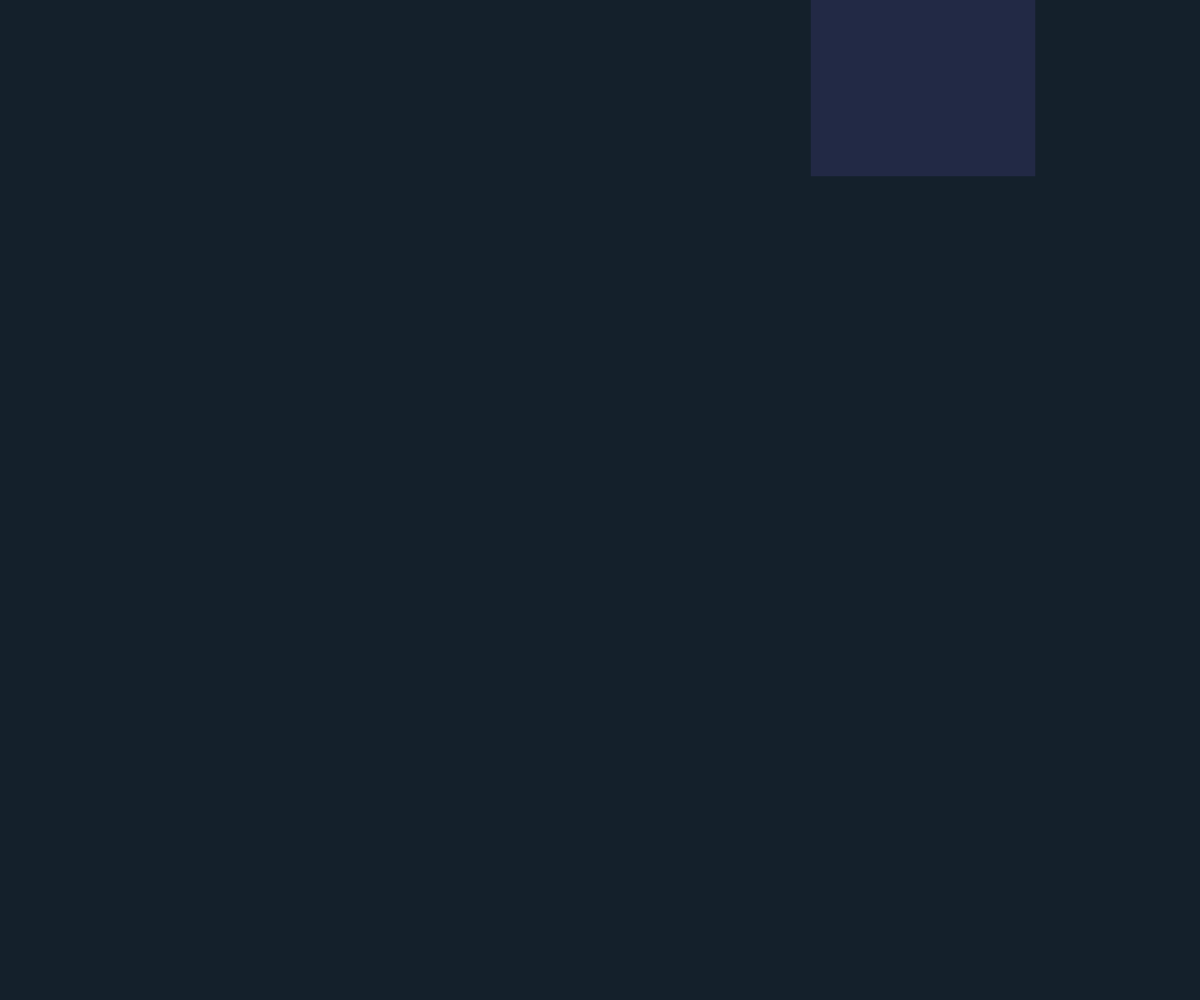
Frame 1 (no input)
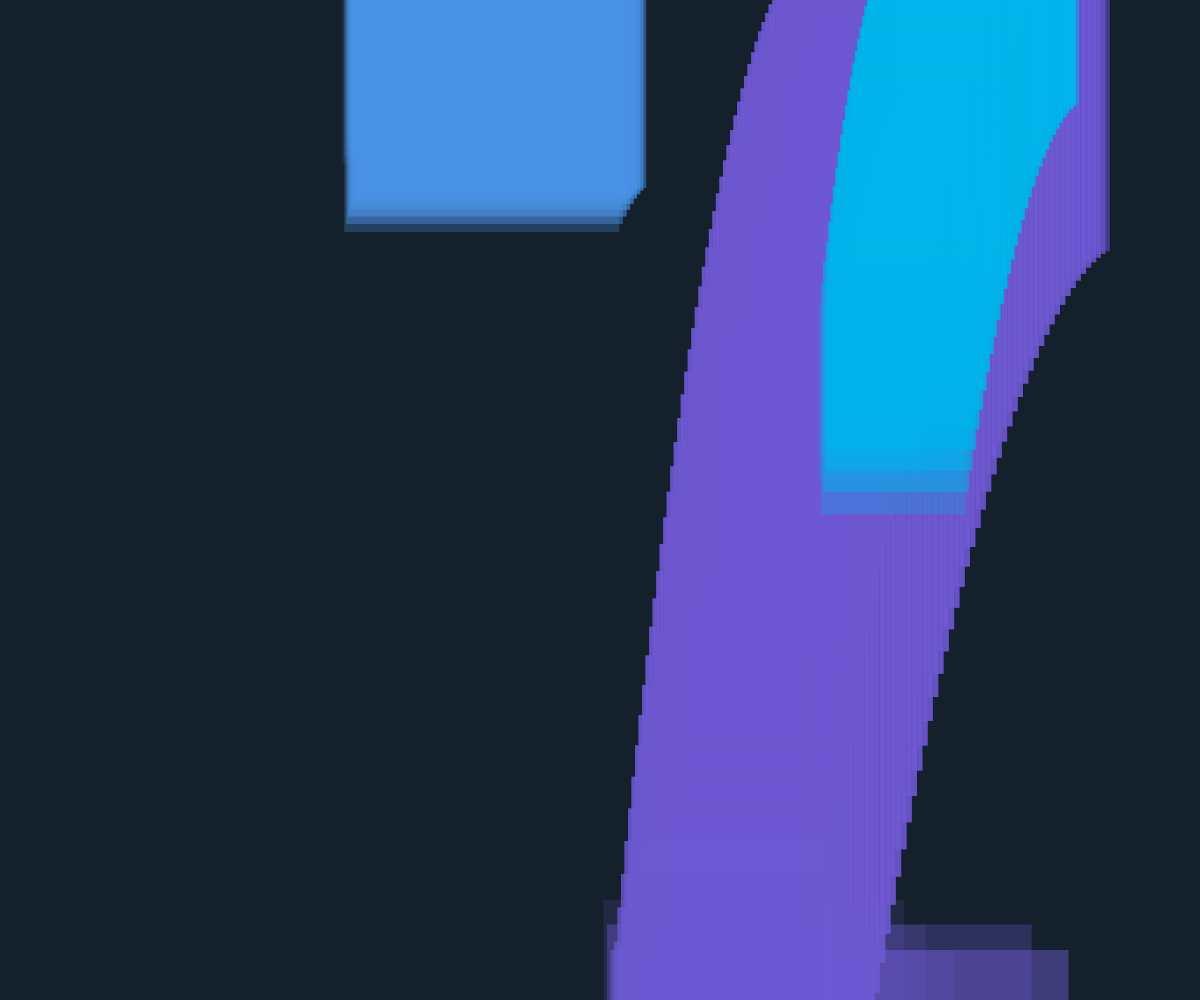
Frame 60 (no input)
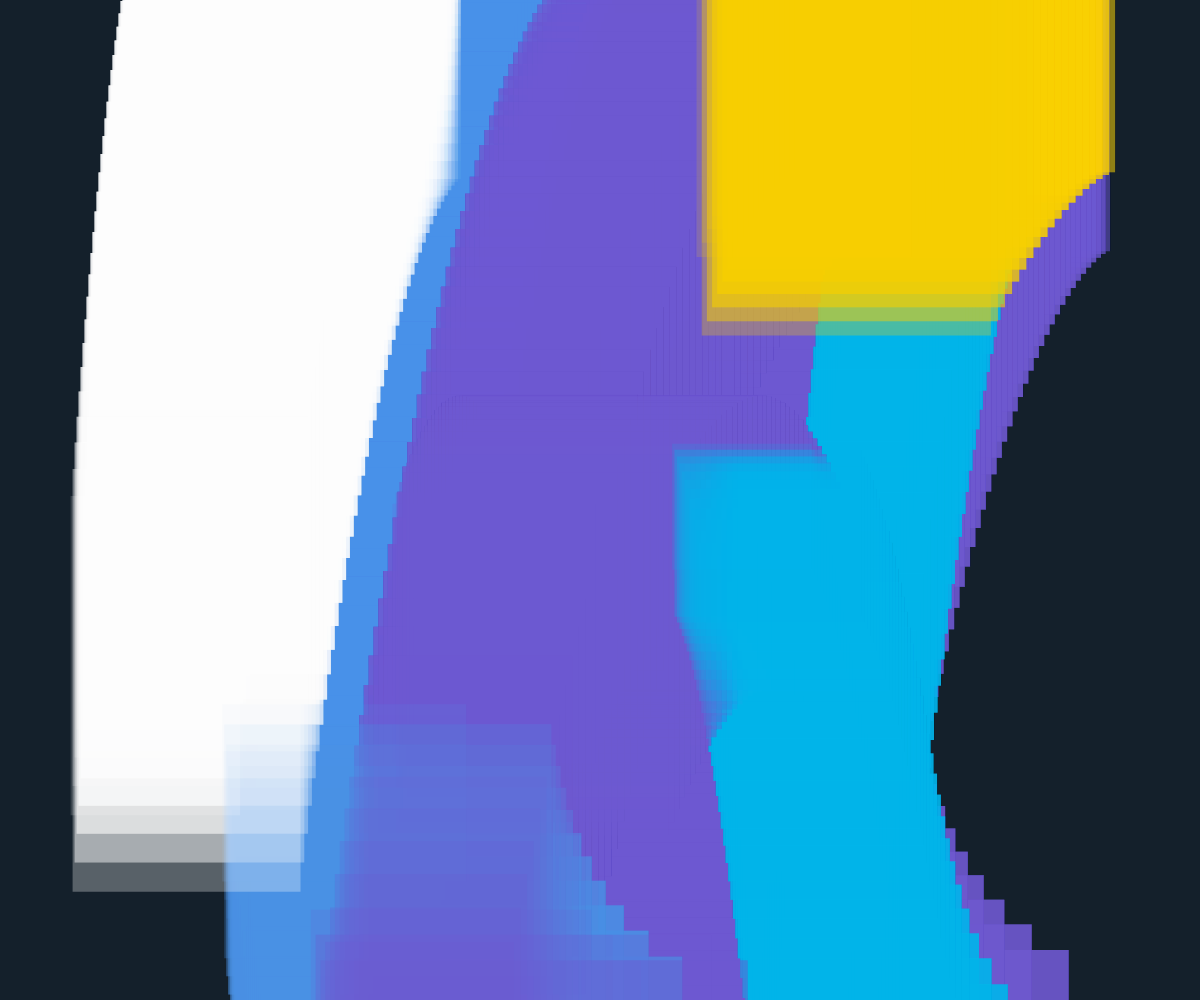
Frame 120 (the mouse pressed at the canvas centre since frame 60)

The p5.js sketch that drew these frames (run headless with seeded random() and noise() and a simulated clock; from frame 60 on, the mouse is pressed at the canvas centre):

// p5.js sketch
// ── sketch.js
const colours = [
  "#009dff",
  "#ff4500",
  "#ffc400",
  "#8bc34a",
  "#0051ff",
  "#926eff",
  "#e75397",
  "#01b2e8",
  "#e8441f",
  "#ff6a00",
  "#f7a000",
  "#f4cd00",
  "#54ab1d",
  "#1b82e6",
  "#6d5acf",
  "#ff437f",
  "#ff8f35",
  "#4dc268",
  "#028ff5",
  "#ff99cc",
  "#22d3ee",
  "#15ad03",
  "#ff6347",
  "#9c27b0",
  "#ffec99",
  "#7fff00",
  "#0077b6",
  "#b983ff",
  "#fafafa",
  "#ffcc00",
  "#3ddc84",
  "#e6a6f5",
  "#ffdab9",
  "#4a90e2",
  "#ffead0",
  "#2196f3",
  "#d72638",
  "#ffeb3b",
  "#fa920d",
  "#f4cd00",
  "#3d58e3",
  "#e9e3d5",
];

class Ball {
  constructor(x, delay = 0) {
    this.x = x;
    this.y = -50 - delay;

    this.velocityY = 0;

    let vx = random(-6, 6);
    if (abs(vx) < 2) vx = vx < 0 ? -2 : 2;
    this.velocityX = vx;

    this.radius = random(60, 180);
    this.gravity = 0.6;
    this.damping = 0.75;

    this.squashAmount = 1;
    this.stretchAmount = 1;

    this.baseColor = color(random(colours));

    this.groundY = height + 100;
    this.active = delay === 0;
    this.delay = delay;

    this.trail = [];
    this.trailLength = 15;
  }

  update() {
    if (!this.active) {
      this.delay--;
      if (this.delay <= 0) this.active = true;
      return;
    }

    this.trail.push({
      x: this.x,
      y: this.y,
      squash: this.squashAmount,
      stretch: this.stretchAmount,
    });

    if (this.trail.length > this.trailLength) {
      this.trail.shift();
    }

    this.velocityY += this.gravity;
    this.y += this.velocityY;
    this.x += this.velocityX;

    if (this.y + this.radius > this.groundY && this.velocityY > 0) {
      this.y = this.groundY - this.radius;
      this.velocityY = -this.velocityY * this.damping;

      this.squashAmount = 1.6;
      this.stretchAmount = 0.4;

      if (abs(this.velocityY) < 0.8) {
        this.velocityY = 0;
      }
    } else {
      let speedFactor = abs(this.velocityY) / 15;

      if (this.velocityY > 0) {
        this.stretchAmount = lerp(
          this.stretchAmount,
          1 + speedFactor * 0.4,
          0.2,
        );
        this.squashAmount = lerp(
          this.squashAmount,
          1 - speedFactor * 0.25,
          0.2,
        );
      } else {
        this.stretchAmount = lerp(
          this.stretchAmount,
          1 - speedFactor * 0.2,
          0.2,
        );
        this.squashAmount = lerp(
          this.squashAmount,
          1 + speedFactor * 0.15,
          0.2,
        );
      }
    }

    this.squashAmount = lerp(this.squashAmount, 1, 0.12);
    this.stretchAmount = lerp(this.stretchAmount, 1, 0.12);

    if (this.y > height + 200 || this.x < -200 || this.x > width + 200) {
      this.reset();
    }
  }

  reset() {
    this.y = random(-300, -50);
    this.x = random(this.radius, width - this.radius);
    this.velocityY = 0;

    let vx = random(-6, 6);
    if (abs(vx) < 2) vx = vx < 0 ? -2 : 2;
    this.velocityX = vx;

    this.baseColor = color(random(colours));
    this.trail = [];
    this.active = true;
    this.delay = 0;
  }

  display() {
    if (!this.active) return;

    noStroke();

    for (let i = 0; i < this.trail.length; i++) {
      let ratio = i / this.trail.length;
      let alpha = ratio * 80;

      let c = color(this.baseColor);
      c.setAlpha(alpha);

      let t = this.trail[i];
      push();
      translate(t.x, t.y);
      scale(t.squash, t.stretch);
      fill(c);
      rect(0, 0, this.radius * 2);
      pop();
    }

    push();
    translate(this.x, this.y);
    scale(this.squashAmount, this.stretchAmount);

    let glow = color(this.baseColor);
    glow.setAlpha(40);
    fill(glow);
    rect(0, 0, this.radius * 1.5);

    pop();
  }
}

let balls = [];

window.setup = () => {
  createCanvas(windowWidth, windowHeight);
  background("#14202b");

  for (let i = 0; i < 8; i++) {
    balls.push(new Ball(random(100, width - 100), i * 25));
  }
};

window.draw = () => {
  for (let ball of balls) {
    ball.update();
    ball.display();
  }
};

window.mousePressed = () => {
  balls.push(new Ball(mouseX));
};

window.windowResized = () => {
  resizeCanvas(windowWidth, windowHeight);
  for (let b of balls) b.groundY = height;
};
